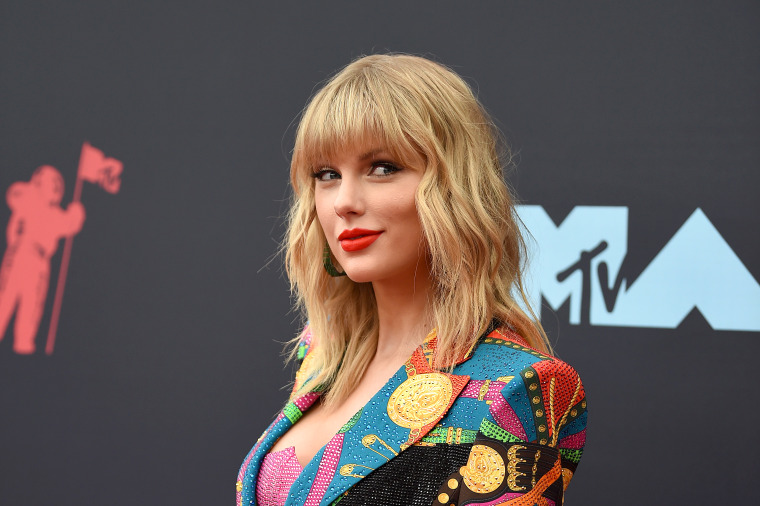
#> input picture image/taylor.jpg, 760 x 506 px, given in place of taylor.jfif, which was not available
$ python 2.py
#> lines starting #> are read from the running program, lines starting #| are printed output that depends on the picture; after the words box and inside, x2 and y2 are one past the last pixel; in counts of white or black regions, pixels touching at a corner belong together; pictures that were not available may be replaced by others from this repository, and a replacement may not be noted

import numpy
__author__ = 'Anant'

from pylab import *
from skimage import img_as_float, color
from skimage.filters import sobel_h, sobel_v

inf = 1e1000


def dual_gradient_energy(img):
    """
    Calculating Energy gradient
    :return 3D image matrix,
    the returned matrix is 3D to enable plotting.
    """
    R_sobel_h = sobel_h(img[:, :, 0])
    R_sobel_v = sobel_v(img[:, :, 0])
    G_sobel_h = sobel_h(img[:, :, 1])
    G_sobel_v = sobel_v(img[:, :, 1])
    B_sobel_h = sobel_h(img[:, :, 2])
    B_sobel_v = sobel_v(img[:, :, 2])
    a = img[:, 0, 0].size
    b = img[0, :, 0].size
    energy = numpy.zeros((a, b, 3))
    sob = numpy.zeros((a, b, 3))
    for i in range(0, img[:, 0, 0].size):
        for j in range(0, img[0, :, 0].size):
            energy[i, j, 0] = R_sobel_h[i, j]**2 + R_sobel_v[i, j]**2
            energy[i, j, 1] = G_sobel_h[i, j]**2 + G_sobel_v[i, j]**2
            energy[i, j, 2] = B_sobel_h[i, j]**2 + B_sobel_v[i, j]**2
            sob[i, j, :] = energy[i, j, 0] + energy[i, j, 1] + energy[i, j, 2]
    return sob


def find_horizontal_seam(im):

    """
    Takes a grayscale img and returns the lowest
    energy horizontal seam as a list of pixels (2-tuples).
    This implements the dynamic programming seam-find
    algorithm. For an m*n picture, this algorithm
    takes O(m*n) time
    @im: a grayscale image
    :return path of the least energy seam.
    """

    im_height, im_width = im.shape
    seam_dir = np.zeros((im_height, im_width))
    energy_seam = np.zeros((im_height, im_width))
    energy_seam[1, :] = im[1, :]
    for i in range(2, im_height-1):
        for j in range(1, im_width-1):
            if j == 1:
                m = min(energy_seam[i-1, j], energy_seam[i-1, j+1])
                energy_seam[i, j] = m + im[i, j]
                if m == energy_seam[i-1, j]:
                    seam_dir[i, j] = 1
                else:
                    seam_dir[i, j] = 2
            elif j == im_width-2:
                m = min(energy_seam[i-1, j-1], energy_seam[i-1, j])
                energy_seam[i, j] = m + im[i, j]
                if m == energy_seam[i-1, j]:
                    seam_dir[i, j] = 1
                else:
                    seam_dir[i, j] = 0
            else:
                m = min(energy_seam[i-1, j-1],
                        energy_seam[i-1, j], energy_seam[i-1, j+1])
                energy_seam[i, j] = m + im[i, j]
                if m == energy_seam[i-1, j-1]:
                    seam_dir[i, j] = 0
                elif m == energy_seam[i-1, j]:
                    seam_dir[i, j] = 1
                else:
                    seam_dir[i, j] = 2

    # print energy_seam, seam_dir

    """
    find minimum value of seam energy
    """
    min_val = inf
    for k in range(1, im_width-1):
        if energy_seam[im_height-2, k] < min_val:
            min_val = min(min_val, energy_seam[im_height-2, k])
            x = k
        elif energy_seam[im_height-2, k] == min_val:
            x = k
    # print x

    """
    find the path:
    """
    path = []
    for i in range(im_height-2, 0, -1):
        # print i,x
        pos = (i, x)
        path.append(pos)
        if seam_dir[i, x] == 0:
            x -= 1
        if seam_dir[i, x] == 2:
            x += 1
    return path


def plot_seam(path, energy):
    """
    plots the minimum seam.
    returns a new image which shows the plot of the minimum
    seam on the energy map.
    Displays plot.
    """
    for i, j in path:
        energy[i, j, :] = [1, 0, 0]
    gray()
    imshow(energy)
    show()


def delete_horizontal_seam(img, path):
    """
    Delete the path in the original image.
    returns a new image which is W-1xHx3
    """
    im_height, im_width, arr = img.shape
    temp = np.zeros((im_height, im_width-1, arr))

    for i in range(im_height):
        flag = False
        for j in range(im_width-1):
            if (i, j) not in path and flag is False:
                temp[i, j, :] = img[i, j, :]
            elif (i, j) in path:
                flag = True
                temp[i, j, :] = img[i, j+1, :]
            elif (i, j) not in path and flag is True:
                temp[i, j, :] = img[i, j+1, :]
    return temp


def main():
    """
    mask is the pixel size to reduce,
    :default 1
    otuput.png size W-1xHx3
    """
    mask = 1
    img = imread('iamge/taylor.jfif')
#> img is the input picture: shape (506, 760, 3); mean R, G, B 101.2, 90.7, 88.3
    img = numpy.array(img_as_float(img))
    # print img.shape
    for i in range(mask):
        energy = dual_gradient_energy(img)
        # energy = np.array([[0,0,0,0,0,0,0],[0,1,4,3,5,2,0],
        # [0,3,2,5,2,3,0],[0,5,2,4,2,1,0],[0,0,0,0,0,0,0]]
        path = find_horizontal_seam(color.rgb2gray(energy))
        img = delete_horizontal_seam(img, path)
#> this loop made 1 pass
#> pass 1, in dual_gradient_energy, `R_sobel_h = sobel_h(img[:, :, 0])`:
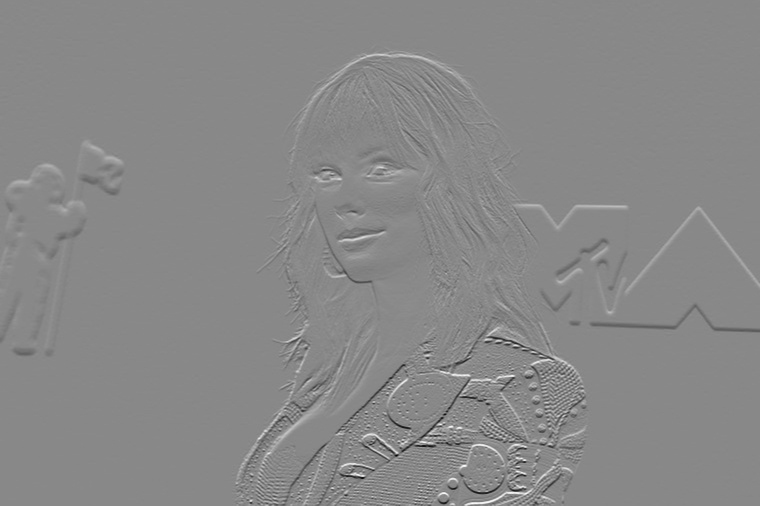
#> R_sobel_h: shape (506, 760) float64; min -0.952, max 0.825, mean 0.000154; drawn with min black and max white
#> pass 1, in dual_gradient_energy, `R_sobel_v = sobel_v(img[:, :, 0])`:
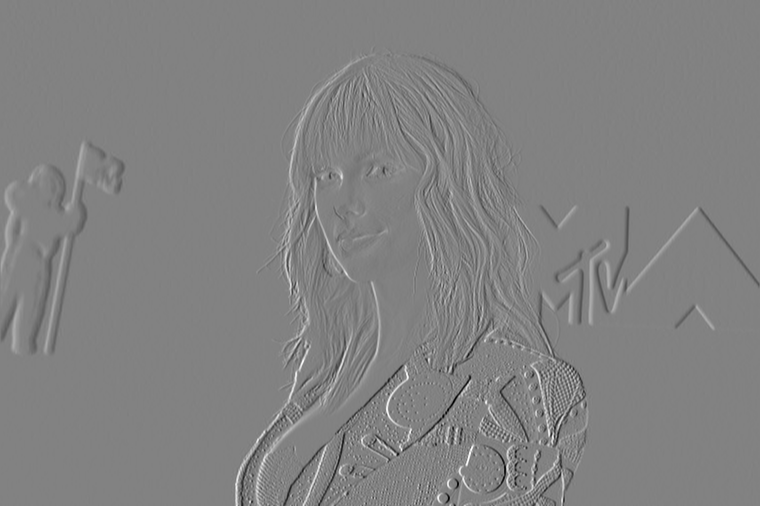
#> R_sobel_v: shape (506, 760) float64; min -0.887, max 0.853, mean -0.000167; drawn with min black and max white
#> after the loop:
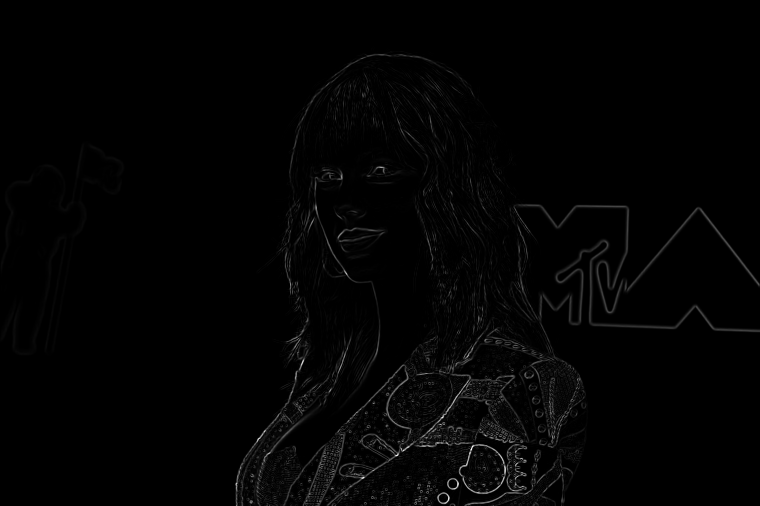
#> energy: shape (506, 760, 3) float64; min 0, max 1.93, mean 0.0244; drawn with min black and max white
    plot_seam(path, energy)
#> the loop in plot_seam, `for i, j in path:` made 504 passes
#> (i, j) on passes 1 to 3: (504, 121), (503, 121), (502, 121)
#> after the loop in plot_seam, `for i, j in path:`:
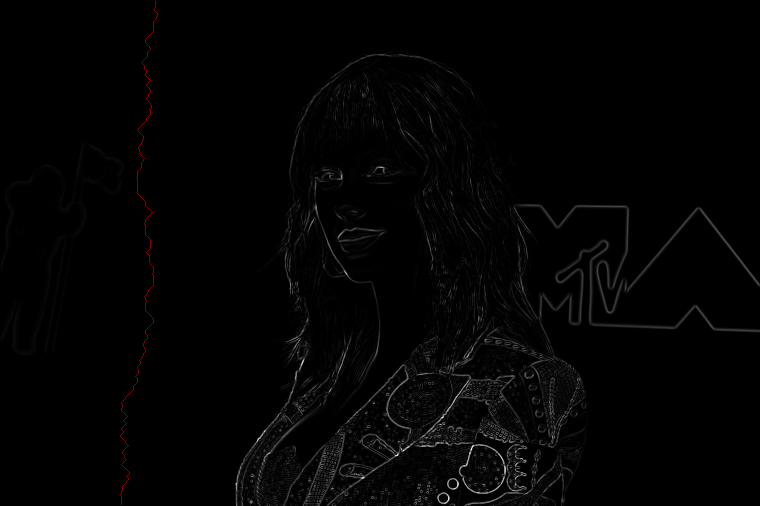
#> energy: shape (506, 760, 3) float64; 0.13% of pixels changed, all inside (x1, y1, x2, y2) = (120, 1, 158, 505); drawn with min black and max white
#> in plot_seam, `show()`:
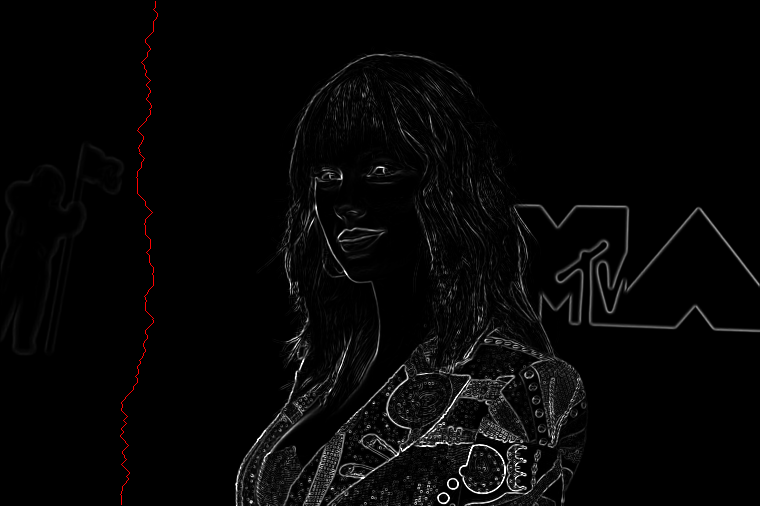
#> shown: shape (506, 760, 3) float64; mean R, G, B 0.0256, 0.0243, 0.0243
#> (the run stopped early here; a loop or call above may not have finished)
